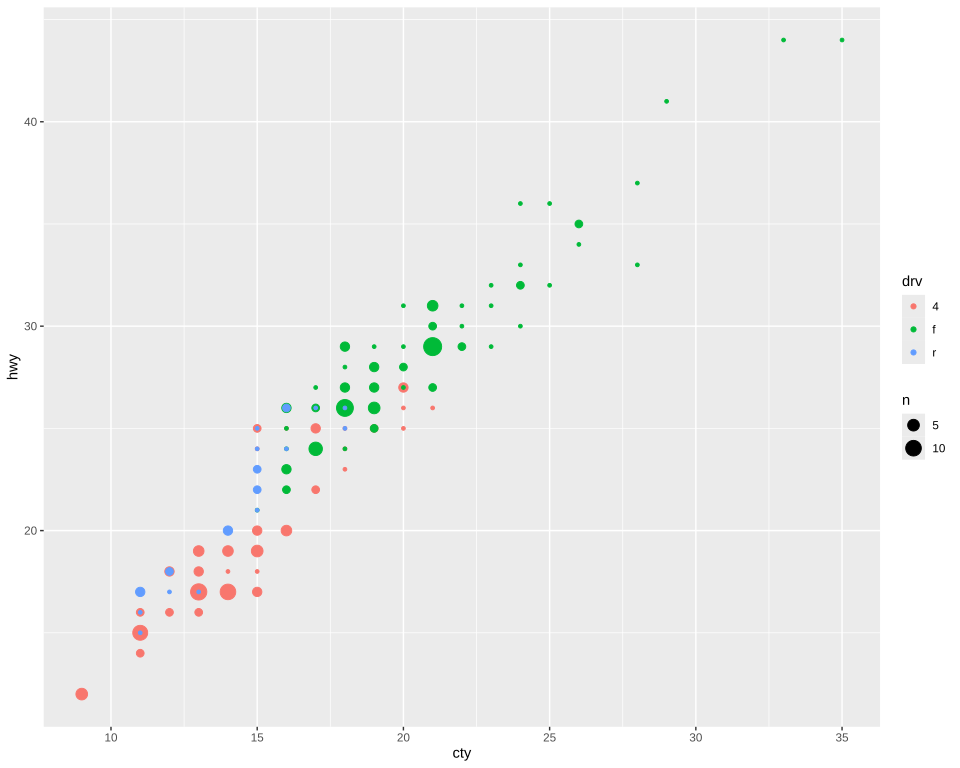

Write R code to recreate this figure.
# The plot test/golden/count_colour.svg draws, drawn by ggplot2 itself, as ggplot2's own visual tests
# draw their snapshots: the independent check on that golden whenever it changes. The suite
# never runs this; it needs R, ggplot2 and vdiffr, saved as the Docker image
# giggly-r:ggplot2-4.0.3. From the repository's root:
#
#   docker run --rm -v "$PWD/test/golden":/golden:ro giggly-r:ggplot2-4.0.3 \
#     Rscript /golden/count_colour.R > count_colour.ggplot2.svg
#
# and compare the two drawings element by element, as test/golden/point.R describes.
#
# Counts coloured by drive train: a point for each drive train at each pair of mileages, the
# colour legend beside the size legend, which ggplot2 orders by a hash, so guides() orders them
# as Giggly does, by their aesthetics' names.
# First checked with ggplot2 4.0.3 and vdiffr 1.0.9: every element matches, the x axis drawn before
# the y as test/golden/point.R describes, and every clip path.

library(ggplot2)

plot <- ggplot(mpg, aes(cty, hwy, colour = drv)) +
  geom_count() +
  guides(colour = guide_legend(order = 1), size = guide_legend(order = 2)) +
  theme_gray()

file <- tempfile(fileext = ".svg")
suppressWarnings(vdiffr::write_svg(plot, file))
cat(readLines(file), sep = "\n")
